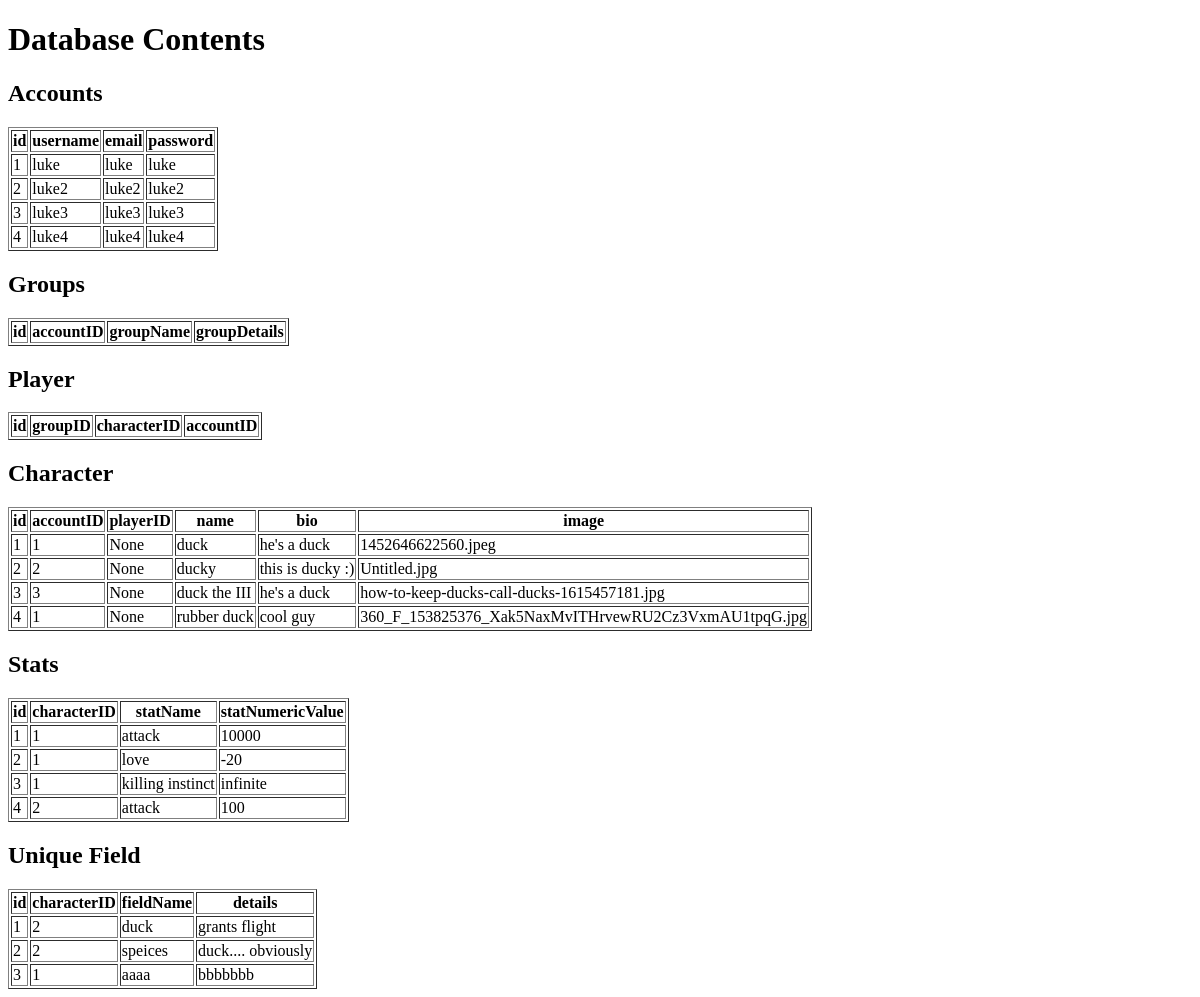
The page /database on the database as committed earlier.
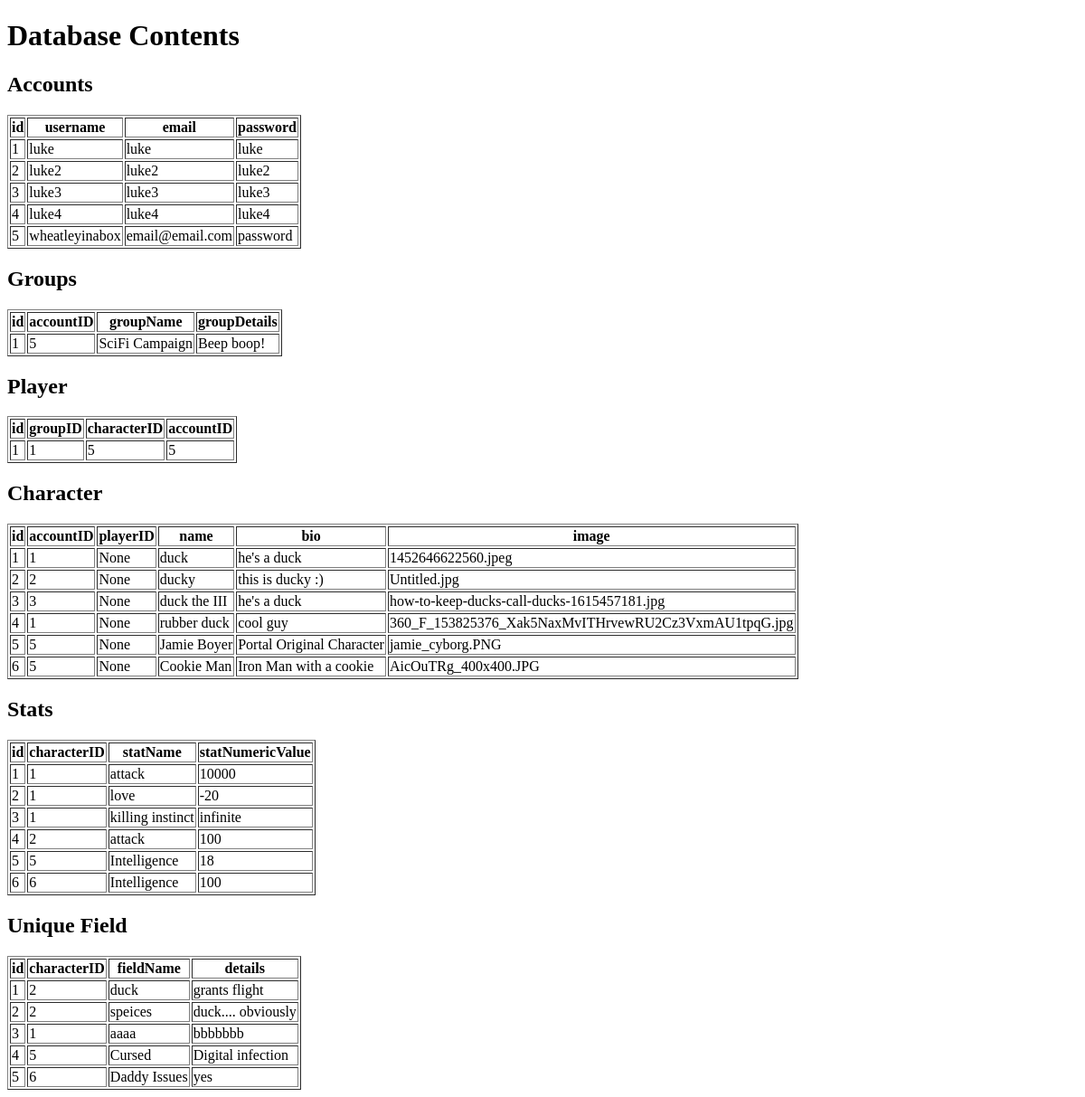
The same page on the database as committed later.
### app.py (models this page shows)
class Account(UserMixin, db.Model):
    id = db.Column(db.Integer, primary_key=True)
    username = db.Column(db.String(80), unique=True, nullable=False)
    email = db.Column(db.String(80), nullable=False)
    password = db.Column(db.String(80), nullable=False)

class Character(db.Model):
    id = db.Column(db.Integer, primary_key=True)
    accountID = db.Column(db.Integer, db.ForeignKey('account.id'), nullable=False)
    playerID = db.Column(db.Integer, db.ForeignKey('player.id'), nullable=True)
    name = db.Column(db.String(80), nullable=False)
    bio = db.Column(db.String(500), nullable=True)
    image = db.Column(db.String(80), nullable=True) #file for saved img path probably

class Stats(db.Model):
    id = db.Column(db.Integer, primary_key=True)
    characterID = db.Column(db.Integer, db.ForeignKey('character.id'), nullable=False)
    statName = db.Column(db.String(80), nullable=False)
    statNumericValue = db.Column(db.Integer, nullable=True)

class UniqueField(db.Model):
    id = db.Column(db.Integer, primary_key=True)
    characterID = db.Column(db.Integer, db.ForeignKey('character.id'), nullable=False)
    fieldName = db.Column(db.String(80), nullable=False)
    details = db.Column(db.String(500), nullable=True)

class Group(db.Model):
    id = db.Column(db.Integer, primary_key=True)
    accountID = db.Column(db.Integer, db.ForeignKey('account.id'), nullable=False)
    groupName = db.Column(db.String(80), unique=True, nullable=False)
    groupDetails = db.Column(db.String(500), nullable=True) # noteContent

class Player(db.Model):
    id = db.Column(db.Integer, primary_key=True)
    characterID = db.Column(db.Integer, db.ForeignKey('character.id'), nullable=False)
    groupID = db.Column(db.Integer, db.ForeignKey('group.id'), nullable=False)
    accountID = db.Column(db.Integer, db.ForeignKey('account.id'), nullable=False)

### app.py (the view)
@app.route('/database')
def database():
    accounts = Account.query.all()
    groups = Group.query.all()
    players = Player.query.all()
    characters = Character.query.all()
    statistics = Stats.query.all()
    uniqueFields = UniqueField.query.all()
    return render_template('database.html', accounts=accounts, groups=groups, players=players, characters=characters, statistics=statistics, uniqueFields=uniqueFields)

### templates/database.html (shortened to what this page needs)
<!DOCTYPE html>
<html lang="en">
<head>
</head>
<body>
    <h1>Database Contents</h1>
    <h2>Accounts</h2>
    <table border="1">
        <thead>
            <tr>
                <th>id</th>
                <th>username</th>
                <th>email</th>
                <th>password</th>
            </tr>
        </thead>
        <tbody>
            {% for account in accounts %}
            <tr>
                <td>{{ account.id }}</td>
                <td>{{ account.username }}</td>
                <td>{{ account.email }}</td>
                <td>{{ account.password }}</td>
            </tr>
            {% endfor %}
        </tbody>
    </table>
    <h2>Groups</h2>
    <table border="1">
        <thead>
            <tr>
                <th>id</th>
                <th>accountID</th>
                <th>groupName</th>
                <th>groupDetails</th>
            </tr>
        </thead>
        <tbody>
            {% for group in groups %}
            <tr>
                <td>{{ group.id }}</td>
                <td>{{ group.accountID }} </td>
                <td>{{ group.groupName }}</td>
                <td>{{ group.groupDetails }}</td>
            </tr>
            {% endfor %}
        </tbody>
    </table>
    <h2>Player</h2>
    <table border="1">
        <thead>
            <tr>
                <th>id</th>
                <th>groupID</th>
                <th>characterID</th>
                <th>accountID</th>
            </tr>
        </thead>
        <tbody>
            {% for player in players %}
            <tr>
                <td>{{ player.id }}</td>
                <td>{{ player.groupID }}</td>
                <td>{{ player.characterID }}</td>
                <td>{{ player.accountID }}</td>
            </tr>
            {% endfor %}
        </tbody>
    </table>
    <h2>Character</h2>
    <table border="1">
        <thead>
            <tr>
                <th>id</th>
                <th>accountID</th>
                <th>playerID</th>
                <th>name</th>
                <th>bio</th>
                <th>image</th>
            </tr>
        </thead>
        <tbody>
            {% for character in characters %}
            <tr>
                <td>{{ character.id }}</td>
                <td>{{ character.accountID }}</td>
                <td>{{ character.playerID }}</td>
                <td>{{ character.name }}</td>
                <td>{{ character.bio }}</td>
                <td>{{ character.image }}</td>
            </tr>
            {% endfor %}
        </tbody>
    </table>
    <h2>Stats</h2>
    <table border="1">
        <thead>
            <tr>
                <th>id</th>
                <th>characterID</th>
                <th>statName</th>
                <th>statNumericValue</th>
            </tr>
        </thead>
        <tbody>
            {% for stat in statistics %}
            <tr>
                <td>{{ stat.id }}</td>
                <td>{{ stat.characterID }}</td>
                <td>{{ stat.statName }}</td>
                <td>{{ stat.statNumericValue }}</td>
            </tr>
            {% endfor %}
        </tbody>
    </table>
    <h2>Unique Field</h2>
    <table border="1">
        <thead>
            <tr>
                <th>id</th>
                <th>characterID</th>
                <th>fieldName</th>
                <th>details</th>
            </tr>
        </thead>
        <tbody>
            {% for uniqueField in uniqueFields %}
            <tr>
                <td>{{ uniqueField.id }}</td>
                <td>{{ uniqueField.characterID }}</td>
                <td>{{ uniqueField.fieldName }}</td>
                <td>{{ uniqueField.details }}</td>
            </tr>
            {% endfor %}
        </tbody>
    </table>
</body>
</html>

Rows that differ between the two databases and show on the page:
added Account: id "5", username "wheatleyinabox", email "email@email.com", password "password"
added Group: id "1", accountID "5", groupName "SciFi Campaign", groupDetails "Beep boop!"
added Player: id "1", groupID "1", characterID "5", accountID "5"
added Character: id "5", accountID "5", playerID "None", name "Jamie Boyer", bio "Portal Original Character", image "jamie_cyborg.PNG"
added Character: id "6", accountID "5", playerID "None", name "Cookie Man", bio "Iron Man with a cookie", image "AicOuTRg_400x400.JPG"
added Stats: id "5", characterID "5", statName "Intelligence", statNumericValue "18"
added Stats: id "6", characterID "6", statName "Intelligence", statNumericValue "100"
added UniqueField: id "4", characterID "5", fieldName "Cursed", details "Digital infection"
added UniqueField: id "5", characterID "6", fieldName "Daddy Issues", details "yes"
